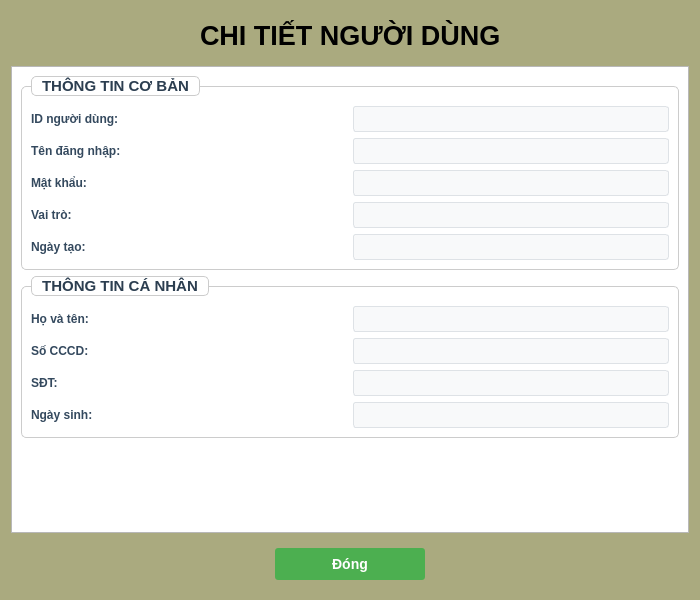
<?xml version="1.0" encoding="UTF-8"?>
<ui version="4.0">
 <class>UserDetailDialog</class>
 <widget class="QDialog" name="UserDetailDialog">
  <property name="geometry">
   <rect>
    <x>0</x>
    <y>0</y>
    <width>700</width>
    <height>600</height>
   </rect>
  </property>
  <property name="windowTitle">
   <string>Chi Tiết Người Dùng</string>
  </property>
  <property name="styleSheet">
   <string notr="true">QDialog {
    background-color: #aaaa7f;
}
QLabel {
    color: black;
    background-color: transparent;
    border: none;
    font-weight: bold;
}
QGroupBox {
    font-weight: bold;
    border: 1px solid #CCCCCC;
    border-radius: 5px;
    margin-top: 10px;
    padding-top: 10px;
}
QGroupBox::title {
    subcontrol-origin: margin;
    left: 10px;
    padding: 0 5px 0 5px;
}</string>
  </property>
  <layout class="QVBoxLayout" name="verticalLayout">
   <item>
    <widget class="QWidget" name="widgetTitleBar" native="true">
     <property name="styleSheet">
      <string notr="true">background-color: rgb(170, 170, 127);</string>
     </property>
     <layout class="QHBoxLayout" name="horizontalLayout_4">
      <item>
       <spacer name="horizontalSpacer">
        <property name="orientation">
         <enum>Qt::Orientation::Horizontal</enum>
        </property>
        <property name="sizeHint" stdset="0">
         <size>
          <width>150</width>
          <height>20</height>
         </size>
        </property>
       </spacer>
      </item>
      <item>
       <widget class="QLabel" name="lblMainTitle">
        <property name="font">
         <font>
          <family>Segoe UI</family>
          <pointsize>20</pointsize>
          <italic>false</italic>
          <bold>true</bold>
         </font>
        </property>
        <property name="styleSheet">
         <string notr="true">font: 700 20pt &quot;Segoe UI&quot;;</string>
        </property>
        <property name="text">
         <string>CHI TIẾT NGƯỜI DÙNG</string>
        </property>
       </widget>
      </item>
      <item>
       <spacer name="horizontalSpacer_2">
        <property name="orientation">
         <enum>Qt::Orientation::Horizontal</enum>
        </property>
        <property name="sizeHint" stdset="0">
         <size>
          <width>150</width>
          <height>20</height>
         </size>
        </property>
       </spacer>
      </item>
     </layout>
    </widget>
   </item>
   <item>
    <widget class="QScrollArea" name="scrollArea">
     <property name="styleSheet">
      <string notr="true"/>
     </property>
     <property name="widgetResizable">
      <bool>true</bool>
     </property>
     <property name="alignment">
      <set>Qt::AlignmentFlag::AlignHCenter</set>
     </property>
     <widget class="QWidget" name="scrollAreaWidgetContents">
      <property name="geometry">
       <rect>
        <x>0</x>
        <y>0</y>
        <width>680</width>
        <height>454</height>
       </rect>
      </property>
      <property name="styleSheet">
       <string notr="true">background-color: white;
</string>
      </property>
      <layout class="QVBoxLayout" name="verticalLayout_2">
       <item>
        <widget class="QGroupBox" name="groupBasicInfo">
         <property name="font">
          <font>
           <family>Arial</family>
           <pointsize>11</pointsize>
           <italic>false</italic>
           <bold>true</bold>
          </font>
         </property>
         <property name="styleSheet">
          <string notr="true">QGroupBox {
    font: bold 11pt &quot;Arial&quot;;
    color: #2C3E50;
    border: 1px solid #CCCCCC;
    border-radius: 5px;
    margin-top: 10px;
    padding-top: 10px;
    background-color: white;
}

QGroupBox::title {
    subcontrol-origin: margin;
    subcontrol-position: top left;
    border: 1px solid #CCCCCC;
    border-radius: 5px;
    left: 10px;
    padding: 0 8px 0 8px;
    background-color: white;
}</string>
         </property>
         <property name="title">
          <string>THÔNG TIN CƠ BẢN</string>
         </property>
         <layout class="QGridLayout" name="gridLayout_1">
          <item row="0" column="0">
           <widget class="QLabel" name="lblID">
            <property name="styleSheet">
             <string notr="true">QLabel {
    font-weight: bold;
    color: #34495e;
}</string>
            </property>
            <property name="text">
             <string>ID người dùng:</string>
            </property>
           </widget>
          </item>
          <item row="0" column="1">
           <widget class="QLabel" name="lblIDValue">
            <property name="styleSheet">
             <string notr="true">QLabel {
    color: #2c3e50;
    font-weight: bold;
    padding: 5px;
    background-color: #f8f9fa;
    border: 1px solid #dee2e6;
    border-radius: 3px;
}</string>
            </property>
            <property name="text">
             <string/>
            </property>
           </widget>
          </item>
          <item row="1" column="0">
           <widget class="QLabel" name="lblUsername">
            <property name="styleSheet">
             <string notr="true">QLabel {
    font-weight: bold;
    color: #34495e;
}</string>
            </property>
            <property name="text">
             <string>Tên đăng nhập:</string>
            </property>
           </widget>
          </item>
          <item row="1" column="1">
           <widget class="QLabel" name="lblUsernameValue">
            <property name="styleSheet">
             <string notr="true">QLabel {
    color: #2c3e50;
    font-weight: bold;
    padding: 5px;
    background-color: #f8f9fa;
    border: 1px solid #dee2e6;
    border-radius: 3px;
}</string>
            </property>
            <property name="text">
             <string/>
            </property>
           </widget>
          </item>
          <item row="2" column="0">
           <widget class="QLabel" name="lblPassword">
            <property name="styleSheet">
             <string notr="true">QLabel {
    font-weight: bold;
    color: #34495e;
}</string>
            </property>
            <property name="text">
             <string>Mật khẩu:</string>
            </property>
           </widget>
          </item>
          <item row="2" column="1">
           <widget class="QLabel" name="lblPasswordValue">
            <property name="styleSheet">
             <string notr="true">QLabel {
    color: #2c3e50;
    font-weight: bold;
    padding: 5px;
    background-color: #f8f9fa;
    border: 1px solid #dee2e6;
    border-radius: 3px;
}</string>
            </property>
            <property name="text">
             <string/>
            </property>
           </widget>
          </item>
          <item row="3" column="0">
           <widget class="QLabel" name="lblRole">
            <property name="styleSheet">
             <string notr="true">QLabel {
    font-weight: bold;
    color: #34495e;
}</string>
            </property>
            <property name="text">
             <string>Vai trò:</string>
            </property>
           </widget>
          </item>
          <item row="3" column="1">
           <widget class="QLabel" name="lblRoleValue">
            <property name="styleSheet">
             <string notr="true">QLabel {
    color: #2c3e50;
    font-weight: bold;
    padding: 5px;
    background-color: #f8f9fa;
    border: 1px solid #dee2e6;
    border-radius: 3px;
}</string>
            </property>
            <property name="text">
             <string/>
            </property>
           </widget>
          </item>
          <item row="4" column="0">
           <widget class="QLabel" name="lblCreatedDate">
            <property name="styleSheet">
             <string notr="true">QLabel {
    font-weight: bold;
    color: #34495e;
}</string>
            </property>
            <property name="text">
             <string>Ngày tạo:</string>
            </property>
           </widget>
          </item>
          <item row="4" column="1">
           <widget class="QLabel" name="lblCreatedDateValue">
            <property name="styleSheet">
             <string notr="true">QLabel {
    color: #2c3e50;
    font-weight: bold;
    padding: 5px;
    background-color: #f8f9fa;
    border: 1px solid #dee2e6;
    border-radius: 3px;
}</string>
            </property>
            <property name="text">
             <string/>
            </property>
           </widget>
          </item>
         </layout>
        </widget>
       </item>
       <item>
        <widget class="QGroupBox" name="groupPersonalInfo">
         <property name="font">
          <font>
           <family>Arial</family>
           <pointsize>11</pointsize>
           <italic>false</italic>
           <bold>true</bold>
          </font>
         </property>
         <property name="styleSheet">
          <string notr="true">QGroupBox {
    font: bold 11pt &quot;Arial&quot;;
    color: #2C3E50;
    border: 1px solid #CCCCCC;
    border-radius: 5px;
    margin-top: 10px;
    padding-top: 10px;
    background-color: white;
}

QGroupBox::title {
    subcontrol-origin: margin;
    subcontrol-position: top left;
    border: 1px solid #CCCCCC;
    border-radius: 5px;
    left: 10px;
    padding: 0 8px 0 8px;
    background-color: white;
}</string>
         </property>
         <property name="title">
          <string>THÔNG TIN CÁ NHÂN</string>
         </property>
         <layout class="QGridLayout" name="gridLayoutPersonal">
          <item row="0" column="0">
           <widget class="QLabel" name="lblFullNameLabel">
            <property name="styleSheet">
             <string notr="true">QLabel {
    font-weight: bold;
    color: #34495e;
}</string>
            </property>
            <property name="text">
             <string>Họ và tên:</string>
            </property>
           </widget>
          </item>
          <item row="0" column="1">
           <widget class="QLabel" name="lblFullNameValue">
            <property name="styleSheet">
             <string notr="true">QLabel {
    color: #2c3e50;
    font-weight: bold;
    padding: 5px;
    background-color: #f8f9fa;
    border: 1px solid #dee2e6;
    border-radius: 3px;
}</string>
            </property>
            <property name="text">
             <string/>
            </property>
           </widget>
          </item>
          <item row="1" column="0">
           <widget class="QLabel" name="lblCCCDLabel">
            <property name="styleSheet">
             <string notr="true">QLabel {
    font-weight: bold;
    color: #34495e;
}</string>
            </property>
            <property name="text">
             <string>Số CCCD:</string>
            </property>
           </widget>
          </item>
          <item row="1" column="1">
           <widget class="QLabel" name="lblCCCDValue">
            <property name="styleSheet">
             <string notr="true">QLabel {
    color: #2c3e50;
    font-weight: bold;
    padding: 5px;
    background-color: #f8f9fa;
    border: 1px solid #dee2e6;
    border-radius: 3px;
}</string>
            </property>
            <property name="text">
             <string/>
            </property>
           </widget>
          </item>
          <item row="2" column="0">
           <widget class="QLabel" name="lblPhoneLabel">
            <property name="styleSheet">
             <string notr="true">QLabel {
    font-weight: bold;
    color: #34495e;
}</string>
            </property>
            <property name="text">
             <string>SĐT:</string>
            </property>
           </widget>
          </item>
          <item row="2" column="1">
           <widget class="QLabel" name="lblPhoneValue">
            <property name="styleSheet">
             <string notr="true">QLabel {
    color: #2c3e50;
    font-weight: bold;
    padding: 5px;
    background-color: #f8f9fa;
    border: 1px solid #dee2e6;
    border-radius: 3px;
}</string>
            </property>
            <property name="text">
             <string/>
            </property>
           </widget>
          </item>
          <item row="3" column="0">
           <widget class="QLabel" name="lblBirthdayLabel">
            <property name="styleSheet">
             <string notr="true">QLabel {
    font-weight: bold;
    color: #34495e;
}</string>
            </property>
            <property name="text">
             <string>Ngày sinh:</string>
            </property>
           </widget>
          </item>
          <item row="3" column="1">
           <widget class="QLabel" name="lblBirthdayValue">
            <property name="styleSheet">
             <string notr="true">QLabel {
    color: #2c3e50;
    font-weight: bold;
    padding: 5px;
    background-color: #f8f9fa;
    border: 1px solid #dee2e6;
    border-radius: 3px;
}</string>
            </property>
            <property name="text">
             <string/>
            </property>
           </widget>
          </item>
         </layout>
        </widget>
       </item>
       <item>
        <spacer name="verticalSpacer">
         <property name="orientation">
          <enum>Qt::Orientation::Vertical</enum>
         </property>
         <property name="sizeHint" stdset="0">
          <size>
           <width>20</width>
           <height>40</height>
          </size>
         </property>
        </spacer>
       </item>
      </layout>
     </widget>
    </widget>
   </item>
   <item>
    <widget class="QWidget" name="widgetBottom" native="true">
     <layout class="QHBoxLayout" name="horizontalLayout_5">
      <item>
       <spacer name="horizontalSpacer_3">
        <property name="orientation">
         <enum>Qt::Orientation::Horizontal</enum>
        </property>
        <property name="sizeHint" stdset="0">
         <size>
          <width>40</width>
          <height>20</height>
         </size>
        </property>
       </spacer>
      </item>
      <item>
       <widget class="QPushButton" name="btnClose">
        <property name="styleSheet">
         <string notr="true">QPushButton {
    background-color: #4CAF50;
    color: white;
    border: none;
    padding: 8px 25px;
    border-radius: 3px;
    font-weight: bold;
    font-size: 14px;
    min-width: 100px;
}

QPushButton:hover {
    background-color: #45A049;
}

QPushButton:pressed {
    background-color: #3D8B40;
}</string>
        </property>
        <property name="text">
         <string>Đóng</string>
        </property>
       </widget>
      </item>
      <item>
       <spacer name="horizontalSpacer_4">
        <property name="orientation">
         <enum>Qt::Orientation::Horizontal</enum>
        </property>
        <property name="sizeHint" stdset="0">
         <size>
          <width>40</width>
          <height>20</height>
         </size>
        </property>
       </spacer>
      </item>
     </layout>
    </widget>
   </item>
  </layout>
 </widget>
 <resources/>
 <connections>
  <connection>
   <sender>btnClose</sender>
   <signal>clicked()</signal>
   <receiver>UserDetailDialog</receiver>
   <slot>accept()</slot>
   <hints>
    <hint type="sourcelabel">
     <x>330</x>
     <y>509</y>
    </hint>
    <hint type="destinationlabel">
     <x>350</x>
     <y>300</y>
    </hint>
   </hints>
  </connection>
 </connections>
</ui>
